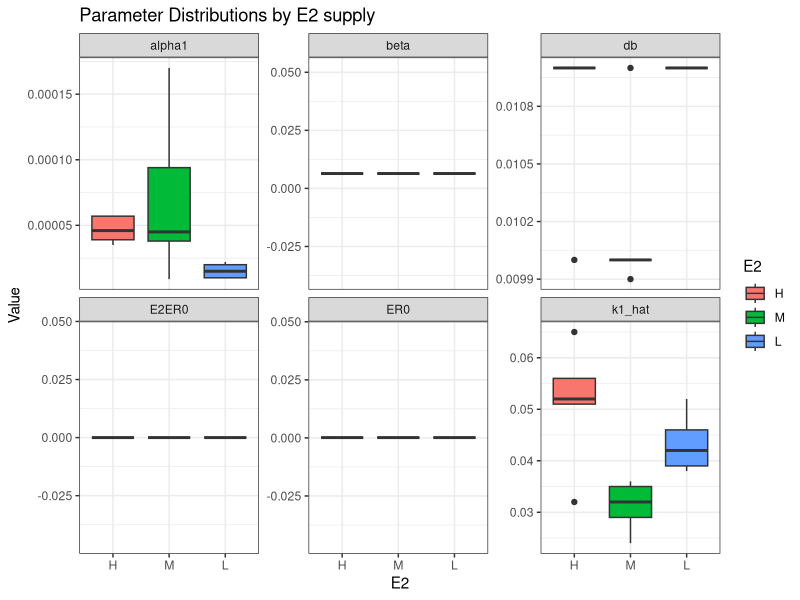
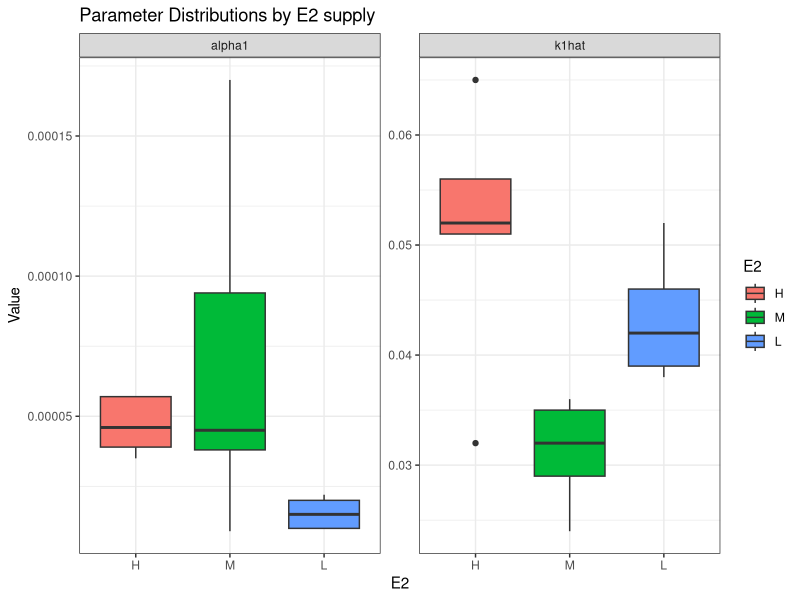
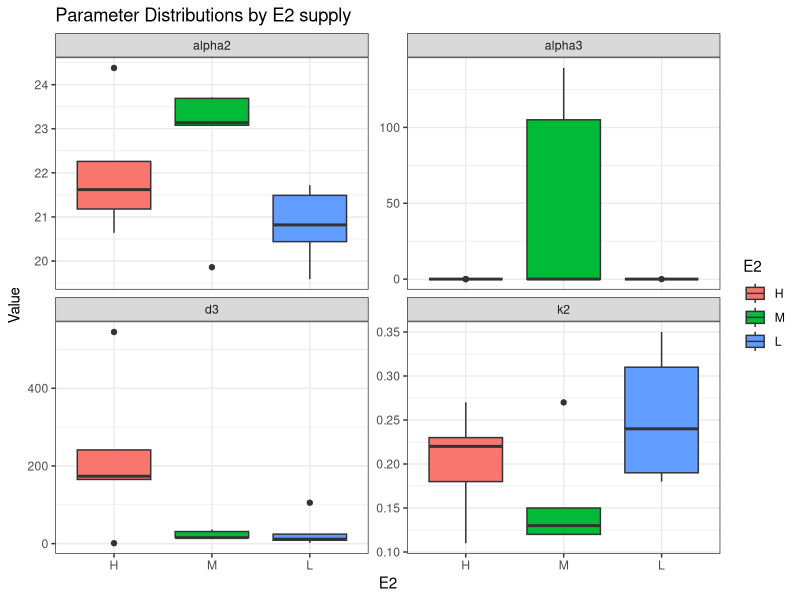

Reproduce these figures in R, in order.
set.seed(43)

#Data for the model without CAFs
data_wo_CAF <- matrix(c(
  111,	0.046,	0.00002,	0.0064,	0.011,	0.00013,	0.000000000037,
  112,	0.039,	0.00001,	0.0064,	0.011,	0.00013,	0.000000000037,
  113,	0.052,	0.000015,	0.0064,	0.011,	0.00013,	0.000000000037,
  114,	0.042,	0.00001,	0.0064,	0.011,	0.00013,	0.000000000037,
  115,	0.038,	0.000022,	0.0064,	0.011,	0.00013,	0.000000000037,
  121,	0.036,	0.00017,	0.0064,	0.01,	0.00013,	0.000000000037,
  122,	0.029,	0.000038,	0.0064,	0.01,	0.00013,	0.000000000037,
  123,	0.035,	0.000045,	0.0064,	0.01,	0.00013,	0.000000000037,
  124,	0.032,	0.000094,	0.0064,	0.0099,	0.00013,	0.000000000037,
  125,	0.024,	0.000009,	0.0064,	0.011,	0.00013,	0.000000000037,
  131,	0.065,	0.000035,	0.0064,	0.011,	0.00013,	0.000000000037,
  132,	0.051,	0.000057,	0.0064,	0.011,	0.00013,	0.000000000037,
  133,	0.032,	0.000039,	0.0064,	0.011,	0.00013,	0.000000000037,
  134,	0.056,	0.000046,	0.0064,	0.011,	0.00013,	0.000000000037,
  135,	0.052,	0.000057,	0.0064,	0.01,	0.00013,	0.000000000037
), nrow = 15, ncol = 7, byrow = TRUE)

colnames(data_wo_CAF) <- c("ID",	"k1_hat","alpha1","beta","db","ER0","E2ER0")
data_mean=colMeans(data_wo_CAF)

#Rename IDs for the data based on E2 level
data_wo_CAF_v2 <- matrix(c(
  "L",	0.046,	0.00002,	0.0064,	0.011,	0.00013,	0.000000000037,
  "L",	0.039,	0.00001,	0.0064,	0.011,	0.00013,	0.000000000037,
  "L",	0.052,	0.000015,	0.0064,	0.011,	0.00013,	0.000000000037,
  "L",	0.042,	0.00001,	0.0064,	0.011,	0.00013,	0.000000000037,
  "L",	0.038,	0.000022,	0.0064,	0.011,	0.00013,	0.000000000037,
  "M",	0.036,	0.00017,	0.0064,	0.01,	0.00013,	0.000000000037,
  "M",	0.029,	0.000038,	0.0064,	0.01,	0.00013,	0.000000000037,
  "M",	0.035,	0.000045,	0.0064,	0.01,	0.00013,	0.000000000037,
  "M",	0.032,	0.000094,	0.0064,	0.0099,	0.00013,	0.000000000037,
  "M",	0.024,	0.000009,	0.0064,	0.011,	0.00013,	0.000000000037,
  "H",	0.065,	0.000035,	0.0064,	0.011,	0.00013,	0.000000000037,
  "H",	0.051,	0.000057,	0.0064,	0.011,	0.00013,	0.000000000037,
  "H",	0.032,	0.000039,	0.0064,	0.011,	0.00013,	0.000000000037,
  "H",	0.056,	0.000046,	0.0064,	0.011,	0.00013,	0.000000000037,
  "H", 0.052,	0.000057,	0.0064,	0.01,	0.00013,	0.000000000037
), nrow = 15, ncol = 7, byrow = TRUE)


df <- as.data.frame(data_wo_CAF_v2, stringsAsFactors = FALSE)

colnames(df) <- c("E2", 
                  "k1_hat","alpha1","beta","db","ER0","E2ER0")

numeric_cols <- c("k1_hat","alpha1","beta","db","ER0","E2ER0")
df[numeric_cols] <- lapply(df[numeric_cols], as.numeric)

# Convert treatment to factor
df$E2 <- factor(df$E2, levels = c("H", "M", "L"),
                       labels = c("H", "M", "L"))

library(tidyr)

df_long <- pivot_longer(
  df,
  cols = -E2,
  names_to = "parameter",
  values_to = "value"
)

library(ggplot2)

ggplot(df_long, aes(x = E2, y = value, fill = E2)) +
  geom_boxplot() +
  facet_wrap(~ parameter, scales = "free_y") +
  labs(title = "Parameter Distributions by E2 supply",
       x = "E2",
       y = "Value") +
  theme_bw()

### Implement for k1hat and alpha1 #################
data_wo_CAF_v2 <- matrix(c(
  "L",	0.046,	0.00002,	0.0064,	0.011,	0.00013,	0.000000000037,
  "L",	0.039,	0.00001,	0.0064,	0.011,	0.00013,	0.000000000037,
  "L",	0.052,	0.000015,	0.0064,	0.011,	0.00013,	0.000000000037,
  "L",	0.042,	0.00001,	0.0064,	0.011,	0.00013,	0.000000000037,
  "L",	0.038,	0.000022,	0.0064,	0.011,	0.00013,	0.000000000037,
  "M",	0.036,	0.00017,	0.0064,	0.01,	0.00013,	0.000000000037,
  "M",	0.029,	0.000038,	0.0064,	0.01,	0.00013,	0.000000000037,
  "M",	0.035,	0.000045,	0.0064,	0.01,	0.00013,	0.000000000037,
  "M",	0.032,	0.000094,	0.0064,	0.0099,	0.00013,	0.000000000037,
  "M",	0.024,	0.000009,	0.0064,	0.011,	0.00013,	0.000000000037,
  "H",	0.065,	0.000035,	0.0064,	0.011,	0.00013,	0.000000000037,
  "H",	0.051,	0.000057,	0.0064,	0.011,	0.00013,	0.000000000037,
  "H",	0.032,	0.000039,	0.0064,	0.011,	0.00013,	0.000000000037,
  "H",	0.056,	0.000046,	0.0064,	0.011,	0.00013,	0.000000000037,
  "H", 0.052,	0.000057,	0.0064,	0.01,	0.00013,	0.000000000037
), nrow = 15, ncol = 7, byrow = TRUE)

df <- as.data.frame(data_wo_CAF_v2[,1:3], stringsAsFactors = FALSE)

colnames(df) <- c("E2", 
                  "k1hat","alpha1")

numeric_cols <- c("k1hat","alpha1")
df[numeric_cols] <- lapply(df[numeric_cols], as.numeric)

# Convert treatment to factor
df$E2 <- factor(df$E2, levels = c("H", "M", "L"),
                labels = c("H", "M", "L"))

library(tidyr)

df_long <- pivot_longer(
  df,
  cols = -E2,
  names_to = "parameter",
  values_to = "value"
)

library(ggplot2)

ggplot(df_long, aes(x = E2, y = value, fill = E2)) +
  geom_boxplot() +
  facet_wrap(~ parameter, scales = "free_y") +
  labs(title = "Parameter Distributions by E2 supply",
       x = "E2",
       y = "Value") +
  theme_bw()

################
#Data for the model with CAFs

data_with_CAF <- matrix(c(
211,	0.24,	20.82,	8.83,	0.00000059,
212,	0.18,	21.49,	1.7,	0.00000067,
213,	0.35,	19.59,	24.42,	0.00000059,
214,	0.19,	21.72,	11.6,	0.0000006,
215,	0.31,	20.44,	105.33,	0.00000059,
221,	0.12,	23.69,	15.48,	0.000000073,
222,	0.15,	23.08,	31.18,	139.2,
223,	0.13,	23.14,	36.65,	0.00000059,
224,	0.27,	19.86,	14.65,	105.03,
225,	0.12,	23.71,	15.28,	0.00000059,
231,	0.22,	21.62,	544.83,	0.00000059,
232,	0.11,	24.38,	165.23,	0.00000064,
233,	0.27,	20.64,	241.3,	0.00000059,
234,	0.18,	22.26,	1.19,	0.000000051,
235,	0.23,	21.18,	173.6,	0.00000058
), nrow = 15, ncol = 5, byrow = TRUE)

colnames(data_with_CAF) <- c("E2", "k2", "alpha2", "d3", "alpha3")
data_mean=colMeans(data_with_CAF)

#Rename IDs for the data based on E2 level
data_with_CAF <- matrix(c(
  "L",	0.24,	20.82,	8.83,	0.00000059,
  "L",	0.18,	21.49,	1.7,	0.00000067,
  "L",	0.35,	19.59,	24.42,	0.00000059,
  "L",	0.19,	21.72,	11.6,	0.0000006,
  "L",	0.31,	20.44,	105.33,	0.00000059,
  "M",	0.12,	23.69,	15.48,	0.000000073,
  "M",	0.15,	23.08,	31.18,	139.2,
  "M",	0.13,	23.14,	36.65,	0.00000059,
  "M",	0.27,	19.86,	14.65,	105.03,
  "M",	0.12,	23.71,	15.28,	0.00000059,
  "H",	0.22,	21.62,	544.83,	0.00000059,
  "H",	0.11,	24.38,	165.23,	0.00000064,
  "H",	0.27,	20.64,	241.3,	0.00000059,
  "H",	0.18,	22.26,	1.19,	0.000000051,
  "H",	0.23,	21.18,	173.6,	0.00000058
), nrow = 15, ncol = 5, byrow = TRUE)

df2 <- as.data.frame(data_with_CAF, stringsAsFactors = FALSE)

colnames(df2) <- c("E2", 
                  "k2", "alpha2", "d3", "alpha3")

numeric_cols <- c("k2", "alpha2", "d3", "alpha3")
df2[numeric_cols] <- lapply(df2[numeric_cols], as.numeric)

# Convert treatment to factor
df2$E2 <- factor(df2$E2, levels = c("H", "M", "L"),
                labels = c("H", "M", "L"))

library(tidyr)

df2_long <- pivot_longer(
  df2,
  cols = -E2,
  names_to = "parameter",
  values_to = "value"
)

library(ggplot2)

ggplot(df2_long, aes(x = E2, y = value, fill = E2)) +
  geom_boxplot() +
  facet_wrap(~ parameter, scales = "free_y") +
  labs(title = "Parameter Distributions by E2 supply",
       x = "E2",
       y = "Value") +
  theme_bw()
